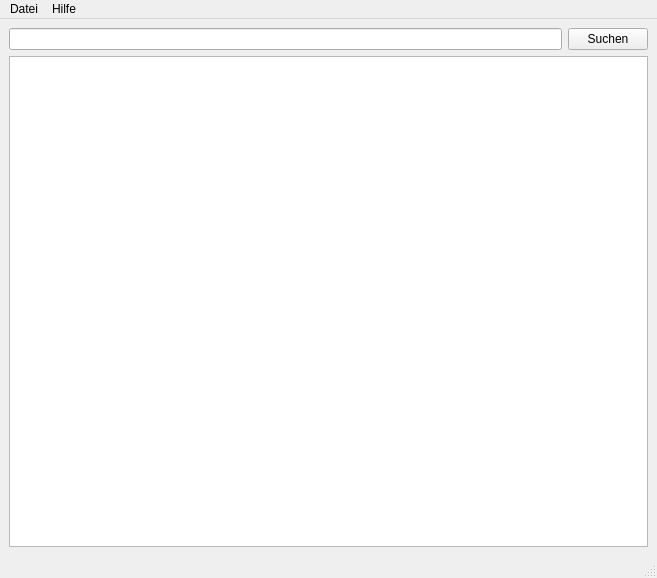
<?xml version="1.0" encoding="UTF-8"?>
<ui version="4.0">
 <class>MainWindow</class>
 <widget class="QMainWindow" name="MainWindow">
  <property name="geometry">
   <rect>
    <x>0</x>
    <y>0</y>
    <width>657</width>
    <height>578</height>
   </rect>
  </property>
  <property name="windowTitle">
   <string>PasteAndElaste</string>
  </property>
  <widget class="QWidget" name="centralwidget">
   <layout class="QGridLayout" name="gridLayout">
    <item row="0" column="0">
     <layout class="QVBoxLayout" name="verticalLayout">
      <item>
       <layout class="QHBoxLayout" name="horizontalLayout">
        <item>
         <widget class="QLineEdit" name="searchEdit"/>
        </item>
        <item>
         <widget class="QPushButton" name="searchButton">
          <property name="text">
           <string>Suchen</string>
          </property>
         </widget>
        </item>
       </layout>
      </item>
      <item>
       <widget class="QTableView" name="tableView"/>
      </item>
     </layout>
    </item>
   </layout>
  </widget>
  <widget class="QMenuBar" name="menubar">
   <property name="geometry">
    <rect>
     <x>0</x>
     <y>0</y>
     <width>657</width>
     <height>21</height>
    </rect>
   </property>
   <widget class="QMenu" name="menuDatei">
    <property name="title">
     <string>Datei</string>
    </property>
    <addaction name="actionBeenden"/>
   </widget>
   <widget class="QMenu" name="menuHilfe">
    <property name="title">
     <string>Hilfe</string>
    </property>
    <addaction name="actionInfo"/>
   </widget>
   <addaction name="menuDatei"/>
   <addaction name="menuHilfe"/>
  </widget>
  <widget class="QStatusBar" name="statusbar"/>
  <action name="actionBeenden">
   <property name="text">
    <string>Beenden</string>
   </property>
  </action>
  <action name="actionInfo">
   <property name="text">
    <string>Info...</string>
   </property>
  </action>
 </widget>
 <resources/>
 <connections>
  <connection>
   <sender>searchButton</sender>
   <signal>clicked()</signal>
   <receiver>MainWindow</receiver>
   <slot>close()</slot>
   <hints>
    <hint type="sourcelabel">
     <x>608</x>
     <y>43</y>
    </hint>
    <hint type="destinationlabel">
     <x>328</x>
     <y>288</y>
    </hint>
   </hints>
  </connection>
 </connections>
</ui>
